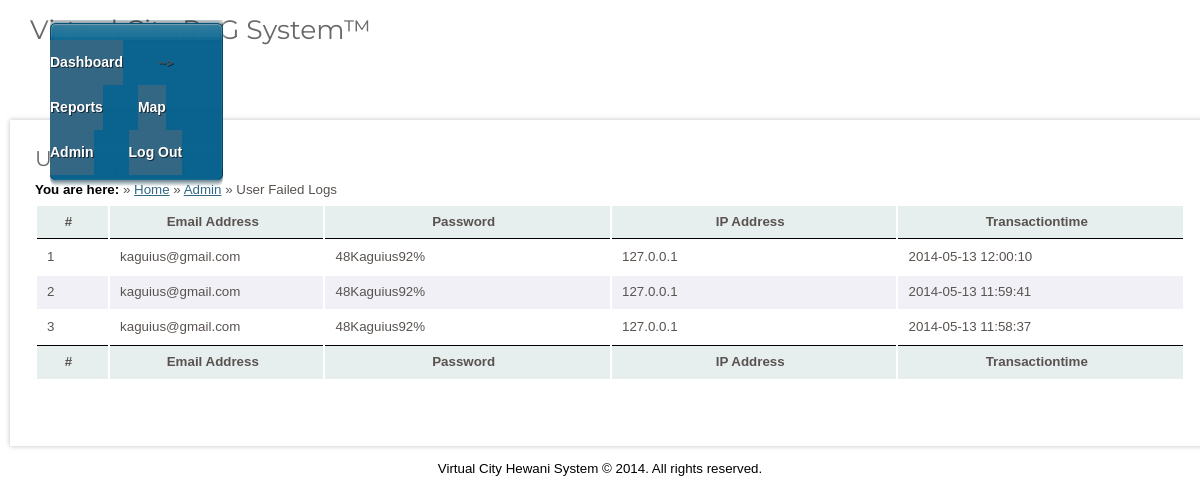
/user_failed_logs.php (signed in), run on the app's committed database.
### tables this page shows
CREATE TABLE `users_failed_logs` (
  `id` int(10) NOT NULL AUTO_INCREMENT,
  `email_address` varchar(70) DEFAULT NULL,
  `password` varchar(30) DEFAULT NULL,
  `ipaddress` varchar(15) DEFAULT NULL,
  `tranasctiontime` datetime DEFAULT NULL,
  PRIMARY KEY (`id`)
);

### user_failed_logs.php (the view, shortened to what this page needs)
<?php
	$adminstatus = 3;
	if (!empty($_SESSION)){
		$adminstatus = $_SESSION["adminstatus"] ;
	}
	if($adminstatus == 3){
		include_once('includes/header.php');
		?>
		<script type="text/javascript">
			document.location = "login.php";
		</script>
		<?php
	}
	else{
		$page_title = "User Failed Logs";
		include_once('includes/header.php');
		?>
		<div id="page">
			<div id="content">
				<div class="post">
				<h2><?php echo $page_title ?></h2>
					<strong>You are here:</strong> &raquo; <a href="index.php">Home</a> &raquo; <a href="admin.php">Admin</a> &raquo; User Failed Logs<br />
					<table width="100%" border="0" cellspacing="2" class="display" cellpadding="2" id="example">
						<thead bgcolor="#E6EEEE">
							<tr>
								<th width="5%">#</th>
								<th width="15%">Email Address</th>
								<th width="20%">Password</th>
								<th width="20%">IP Address</th>
								<th width="20%">Transactiontime</th>
							</tr>
						</thead>
						<tbody>
						<?php
							$result_suppliers = mysql_query("select id, email_address, password, ipaddress, tranasctiontime from users_failed_logs order by tranasctiontime desc");
							$intcount = 0;
							while ($row = mysql_fetch_array($result_suppliers))
							{
								$intcount++;
								$email_address = $row['email_address'];
								$password = $row['password'];
								$ipaddress = $row['ipaddress'];
								$tranasctiontime = $row['tranasctiontime'];
								if ($intcount % 2 == 0) {
									$display= '<tr bgcolor = #F0F0F6>';
								}
								else {
									$display= '<tr>';
								}
								echo $display;
									echo "<td valign='top'>$intcount</td>";
									echo "<td valign='top'>$email_address</td>";
									echo "<td valign='top'>$password</td>";
									echo "<td valign='top'>$ipaddress</td>";
									echo "<td valign='top'>$tranasctiontime</td>";
								echo "</tr>";
								}
							?>
						</tbody>
						<tfoot bgcolor="#E6EEEE">
							<tr>
								<th width="5%">#</th>
								<th width="15%">Email Address</th>
								<th width="20%">Password</th>
								<th width="20%">IP Address</th>
								<th width="20%">Transactiontime</th>
							</tr>
						</tfoot>
					</table>
				</div>
			</div>
			<br class="clearfix" />
			</div>
		</div>
<?php
	}
	include_once('includes/footer.php');
?>

### includes/header.php (shortened to what this page needs)
<!DOCTYPE html PUBLIC "-//W3C//DTD XHTML 1.0 Strict//EN" "http://www.w3.org/TR/xhtml1/DTD/xhtml1-strict.dtd">
<html xmlns="http://www.w3.org/1999/xhtml">
	<head>
		<link rel="stylesheet" type="text/css" href="css/style.css" />
		<link rel="stylesheet" type="text/css" href="css/demo_page.css" />
		<link rel="stylesheet" type="text/css" href="css/demo_table.css" />
		<link type="text/css" href="menu.css" rel="stylesheet" />
		<link href="css/redmond/jquery-ui-1.9.2.custom.css" rel="stylesheet">
	</head>
	<body onload="load()">
		<div id="wrapper">
			<div id="header">
				<div id="logo">
					<h1><a href="#">Virtual City PnG System&#x2122;</a></h1>
				</div>
				<?php
					include_once('includes/menu.php');
				?>
			</div>

### includes/menu.php (shortened to what this page needs)
<div id="menu">
	<ul>
		<li><a href="dashboard.php">Dashboard</a></li>
		<li><a href="#" title="By Clerk Report">Reports</a></li>
		<li><a href="maps.php" title="Map">Map</a></li>
		<li><a href="admin.php" title="Admin">Admin</a></li>-->
		<li><a href="logout.php" title="Log Out">Log Out</a></li>
	</ul>
	<br class="clearfix" />
</div>

### includes/footer.php (shortened to what this page needs)
<div id="footer">
	<p>Virtual City Hewani System &copy; 2014. All rights reserved.</p>
	</div>
</body>
</html>

### css/style.css (style rules this page uses)
* { padding: 0; margin: 0; }
a { text-decoration: underline; color: #336784; }
body { color: #595350; line-height: 2em; background: #FFFFFF; font-size: 10pt; }
body,input { font-family: Helvetica, 'Ubuntu', Kreon, Verdana, sans-serif; }
strong { color: #000; }
h1,h2,h3,h4 { font-weight: normal; }
h2,h3,h4 { color: #696969; font-family: 'Montserrat', 'Ubuntu Condensed', Verdana, sans-serif; margin-bottom: 0.25em; }
h2 { font-size: 1.6em; }
p { margin-bottom: 0.75em; }
ul { margin-bottom: 0.75em; }
.post { margin: 0 0 40px 0; }
#content { background: #FFF; width: 1150px; padding: 25px; float: left; box-shadow: 0px 0px 5px 0px rgba(0,0,0,0.25); }
#footer { text-align: center; padding: 0px 0 10px 0; color: #000; text-shadow: 1px 1px 0px rgba(255,255,255,0.75); }
#header { padding: 0px 40px 0px 40px; height: 80px; position: relative; width: 1100px; }
#logo { position: absolute; line-height: 20px; top: 0; left: 20px; height: 10px; text-shadow: 1px 1px 0px rgba(255,255,255,0.9); }
#logo a { text-decoration: none; color: #696969; }
#logo h1 { font-family: 'Montserrat', 'Ubuntu Condensed', sans-serif; font-size: 2em; }
#menu { display:block; float:left; width: 1150px; margin: 0 0 0 0; padding: 0 25px 0 25px; list-style:none; bottom: 0; font-family: Ubuntu, 'Montserrat', Kreon, Verdana, sans-serif; line-height: 45px; left: 0; position: absolute; height: 45px; background: #336784 url(../images/bg2.jpg); box-shadow: inset 0px 0px 5px 0px rgba(0,0,0,0.25), 0px 0px 6px 0px rgba(255,255,255,0.9); text-shadow: 1px 1px 0px rgba(0,0,0,0.6); }
#menu ul, #menu li { float:left; list-style:none; margin:0; padding:0; }
#menu li a:link, #menu li a:visited, #menu li a:hover { display:block; margin:0 35px 0 0; padding:0; font-size:14px; color:#FFFFFF; text-decoration: none; background: #336784; }
#page { width: 1180px; padding: 0; margin: 20px 0 10px 0; position: relative; }
#wrapper { margin: 20px auto 0 auto; width: 1180px; position: relative; }
li { margin-bottom: 3px; }

### css/demo_table.css (style rules this page uses)
table.display { margin: 0 auto; clear: both; width: 100%; }
table.display thead th { padding: 3px 18px 3px 10px; border-bottom: 1px solid black; font-weight: bold; cursor: pointer; * cursor: hand; }
table.display tfoot th { padding: 3px 18px 3px 10px; border-top: 1px solid black; font-weight: bold; }
table.display td { padding: 3px 10px; }

### css/menu.css (style rules this page uses)
#menu, #menu * { list-style:none; border:0; padding:0; margin:0; }
#menu { width:173px; position:relative; z-index:999; background:url(images/base.png) -173px 0; padding-top:20px; }
#menu ul { background:url(images/base.png) 0 bottom; padding-bottom:11px; }
#menu li a { display:block; font-size:11px; font-family:'Trebuchet MS', Arial, Verdana; font-weight:bold; text-decoration:none; color:#fff; padding-top:11px; cursor:pointer; position:relative; z-index:9; }

### data on the page
users_failed_logs: email_address "kaguius@gmail.com", password "48Kaguius92%", ipaddress "127.0.0.1", tranasctiontime "2014-05-13 12:00:10"
users_failed_logs: email_address "kaguius@gmail.com", password "48Kaguius92%", ipaddress "127.0.0.1", tranasctiontime "2014-05-13 11:59:41"
users_failed_logs: email_address "kaguius@gmail.com", password "48Kaguius92%", ipaddress "127.0.0.1", tranasctiontime "2014-05-13 11:58:37"
